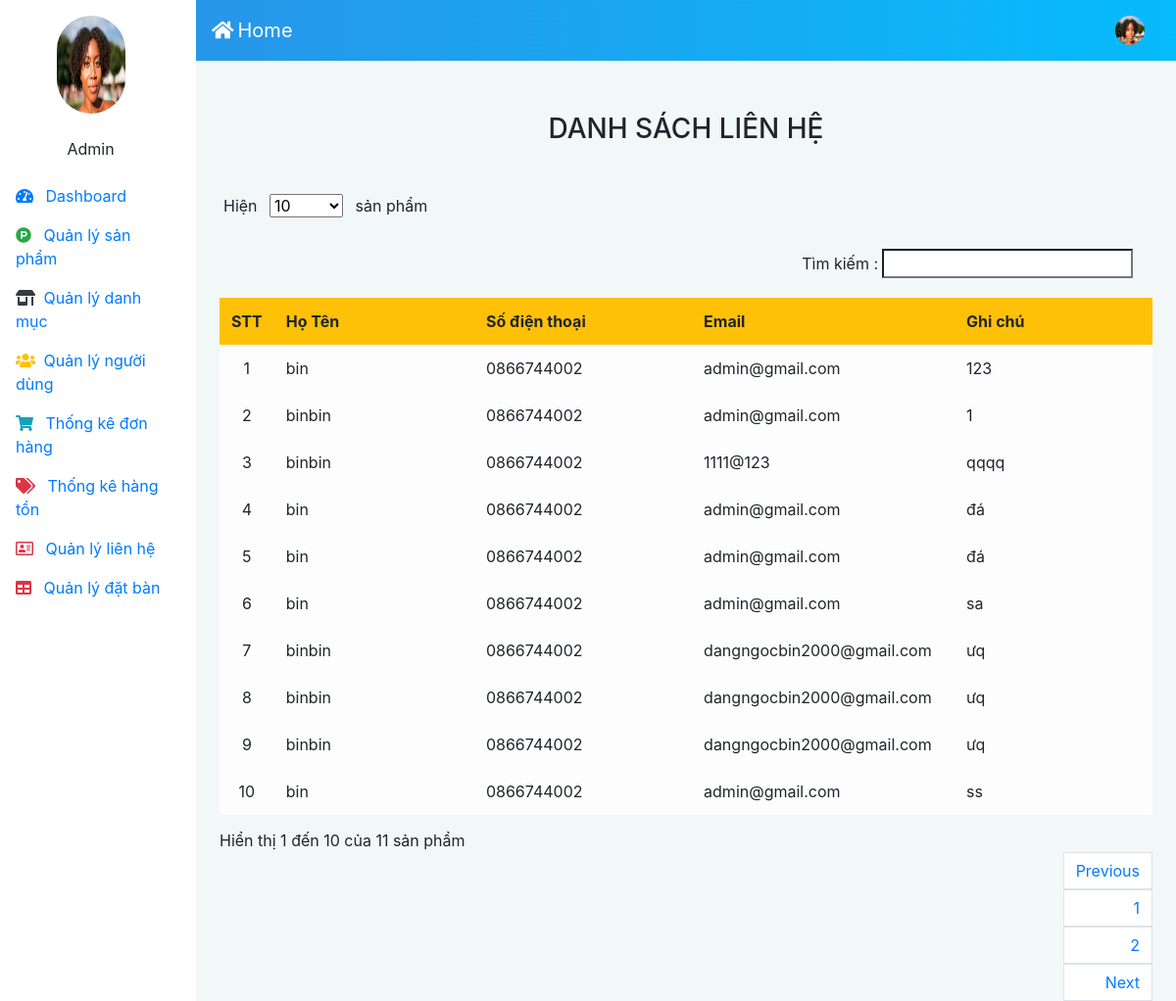
The page /admin/index.php?quanly=lienhe (signed in) on the database its author committed.
### tables this page shows
CREATE TABLE `tbl_lienhe` (
  `id_lienhe` int(11) NOT NULL,
  `hoten` varchar(100) NOT NULL,
  `email` varchar(100) NOT NULL,
  `sdt` varchar(100) NOT NULL,
  `ghichu` varchar(1000) NOT NULL,
  `id_khachhang` int(11) NOT NULL
);

### admin/include/ds_lienhe.php (the view, shortened to what this page needs)
<div class="alert mt-3 text-center" role="alert">
    <h3>DANH SÁCH LIÊN HỆ</h3>
</div>
    <table id="example" class="table table-striped table-borderless table-responsive table-responsive-md" cellspacing="0">
        <thead>
            <tr class="bg-warning">
                    <th class="align-middle">STT</th>
                    <th style="width: 250px;" class="align-middle">Họ Tên</th>
                    <th style="width: 250px;" class="align-middle">Số điện thoại</th>
                    <th style="width: 250px;" class="align-middle">Email</th>
                    <th style="width: 250px;" class="align-middle">Ghi chú</th>
            </tr>
        </thead>
        <tbody>
            <?php
            $sql_table_member = "SELECT * FROM tbl_lienhe order by id_lienhe ASC";
            $kq = mysqli_query($con, $sql_table_member);
            $i=1;
            while ($row = mysqli_fetch_assoc($kq)) {
                ?>
                <tr class="table-light">
                    <td class="align-middle text-center"><?php echo $i; ?></td>
                    <td class="align-middle"><?php echo $row['hoten']; ?></td>
                    <td class="align-middle"><?php echo $row['sdt']; ?></td>
                    <td class="align-middle"><?php echo $row['email']; ?></td>
                    <td class="align-middle"><?php echo $row['ghichu']; ?></td>
                </tr>
            <?php
                $i++;
                }
            ?>
        </tbody>
    </table>

### admin/public/css/style.css (style rules this page uses)
body { background-color: #f2f7f8; }

### rows shown on the page
tbl_lienhe: hoten "bin", sdt "0866744002", email "admin@gmail.com", ghichu "123"
tbl_lienhe: hoten "binbin", sdt "0866744002", email "admin@gmail.com", ghichu "1"
tbl_lienhe: hoten "binbin", sdt "0866744002", email "1111@123", ghichu "qqqq"
tbl_lienhe: hoten "bin", sdt "0866744002", email "admin@gmail.com", ghichu "đá"
tbl_lienhe: hoten "bin", sdt "0866744002", email "admin@gmail.com", ghichu "đá"
tbl_lienhe: hoten "bin", sdt "0866744002", email "admin@gmail.com", ghichu "sa"
tbl_lienhe: hoten "binbin", sdt "0866744002", email "dangngocbin2000@gmail.com", ghichu "ưq"
tbl_lienhe: hoten "binbin", sdt "0866744002", email "dangngocbin2000@gmail.com", ghichu "ưq"
tbl_lienhe: hoten "binbin", sdt "0866744002", email "dangngocbin2000@gmail.com", ghichu "ưq"
tbl_lienhe: hoten "bin", sdt "0866744002", email "admin@gmail.com", ghichu "ss"

### other values the page prints
$_SESSION['admin'] "Admin"
